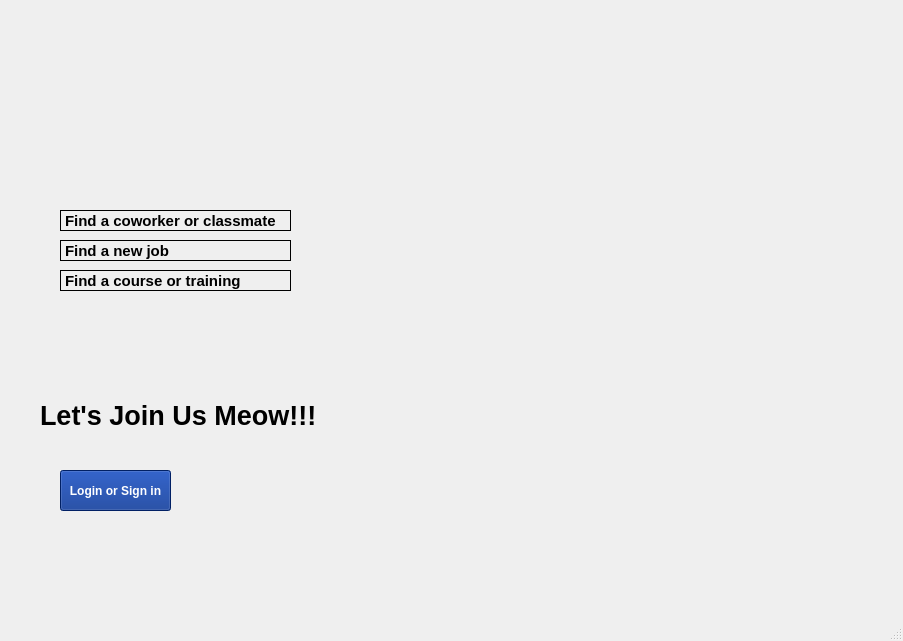
<?xml version="1.0" encoding="UTF-8"?>
<ui version="4.0">
 <class>MainWindow</class>
 <widget class="QMainWindow" name="MainWindow">
  <property name="geometry">
   <rect>
    <x>0</x>
    <y>0</y>
    <width>903</width>
    <height>641</height>
   </rect>
  </property>
  <property name="windowTitle">
   <string>MainWindow</string>
  </property>
  <widget class="QWidget" name="centralwidget">
   <widget class="QLabel" name="label">
    <property name="geometry">
     <rect>
      <x>0</x>
      <y>0</y>
      <width>900</width>
      <height>600</height>
     </rect>
    </property>
    <property name="styleSheet">
     <string notr="true">image: url(:/new/prefix1/mainwin.jpg);</string>
    </property>
    <property name="text">
     <string/>
    </property>
   </widget>
   <widget class="QLabel" name="label_2">
    <property name="geometry">
     <rect>
      <x>60</x>
      <y>210</y>
      <width>231</width>
      <height>21</height>
     </rect>
    </property>
    <property name="font">
     <font>
      <pointsize>11</pointsize>
      <weight>75</weight>
      <bold>true</bold>
     </font>
    </property>
    <property name="frameShape">
     <enum>QFrame::Box</enum>
    </property>
    <property name="text">
     <string>Find a coworker or classmate</string>
    </property>
   </widget>
   <widget class="QLabel" name="label_3">
    <property name="geometry">
     <rect>
      <x>60</x>
      <y>240</y>
      <width>231</width>
      <height>21</height>
     </rect>
    </property>
    <property name="font">
     <font>
      <pointsize>11</pointsize>
      <weight>75</weight>
      <bold>true</bold>
     </font>
    </property>
    <property name="frameShape">
     <enum>QFrame::Box</enum>
    </property>
    <property name="text">
     <string>Find a new job</string>
    </property>
   </widget>
   <widget class="QLabel" name="label_4">
    <property name="geometry">
     <rect>
      <x>60</x>
      <y>270</y>
      <width>231</width>
      <height>21</height>
     </rect>
    </property>
    <property name="font">
     <font>
      <pointsize>11</pointsize>
      <weight>75</weight>
      <bold>true</bold>
     </font>
    </property>
    <property name="frameShape">
     <enum>QFrame::Box</enum>
    </property>
    <property name="text">
     <string>Find a course or training</string>
    </property>
   </widget>
   <widget class="QLabel" name="label_5">
    <property name="geometry">
     <rect>
      <x>40</x>
      <y>390</y>
      <width>291</width>
      <height>51</height>
     </rect>
    </property>
    <property name="font">
     <font>
      <pointsize>20</pointsize>
      <weight>75</weight>
      <bold>true</bold>
     </font>
    </property>
    <property name="text">
     <string>Let's Join Us Meow!!!</string>
    </property>
   </widget>
   <widget class="QPushButton" name="pushButton">
    <property name="geometry">
     <rect>
      <x>60</x>
      <y>470</y>
      <width>111</width>
      <height>41</height>
     </rect>
    </property>
    <property name="font">
     <font>
      <weight>75</weight>
      <bold>true</bold>
     </font>
    </property>
    <property name="styleSheet">
     <string notr="true">color: rgb(0, 49, 154);
background-color: rgb(1, 45, 140);
color: rgb(255, 255, 255);</string>
    </property>
    <property name="text">
     <string>Login or Sign in</string>
    </property>
   </widget>
  </widget>
  <widget class="QMenuBar" name="menubar">
   <property name="geometry">
    <rect>
     <x>0</x>
     <y>0</y>
     <width>903</width>
     <height>20</height>
    </rect>
   </property>
  </widget>
  <widget class="QStatusBar" name="statusbar"/>
 </widget>
 <resources/>
 <connections/>
</ui>
